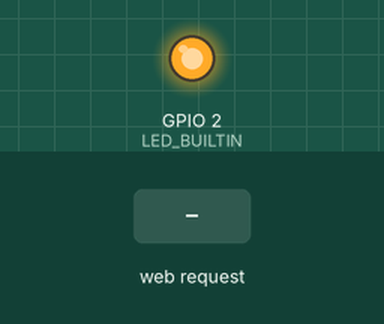
Recording of a sketch running on a simulated ESP8266 (NodeMCU). On the bench: output pins drawn as LEDs (lit = HIGH, except the on-board LED, lit = LOW). Inputs (shaded band) come from the test bench. What the sketch prints to the serial monitor is not drawn.

Above: at 1.2 s.
1.3 s: HTTP request GET /toggleLED received
At 2.2 s:
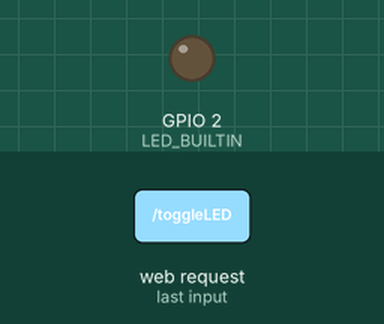
Timing chart, 0 to 4.3 s (numbered marks = the images above; inputs shaded):
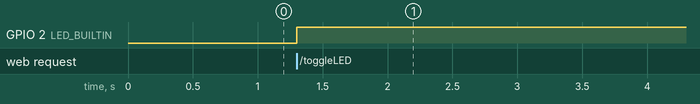

Measured:
- after the input at 1.3 s, GPIO 2 (LED_BUILTIN): LOW → HIGH at once

The sketch:

Esp8266WEBTAMAGOCHITEST.ino
```cpp
#include <ESP8266WiFi.h>
#include <ESP8266WebServer.h>

const char* ssid = "Tamagochi";
const char* password = "123nigga";

String htmlContent = R"=====(
<!DOCTYPE html>
<html lang="en">
<head>
  <meta charset="UTF-8">
  <meta name="viewport" content="width=device-width, initial-scale=1.0">
  <title>Tamagochi</title>
  <style>
            *,body{
                padding: 0px;
                margin: 0px;
                font-family: sans-serif;
            }

            .canvas{
                background-color: black;
                max-width: 100vw;
                max-height: 100vh;
                min-height: 100vh;
                color: white;
            }
            .text-c{
                text-align: center;
            }
            .cen{
                margin-left: auto;
                margin-right: auto;
            }
            .mt-20{
                margin-top: 20px;
            }


            /* CSS */
            .button-15 {
            background-image: linear-gradient(#42A1EC, #0070C9);
            border: 1px solid #0077CC;
            border-radius: 4px;
            box-sizing: border-box;
            color: #FFFFFF;
            cursor: pointer;
            direction: ltr;
            display: block;
            font-family: "SF Pro Text","SF Pro Icons","AOS Icons","Helvetica Neue",Helvetica,Arial,sans-serif;
            font-size: 17px;
            font-weight: 400;
            letter-spacing: -.022em;
            line-height: 1.47059;
            min-width: 30px;
            overflow: visible;
            padding: 4px 15px;
            text-align: center;
            vertical-align: baseline;
            user-select: none;
            -webkit-user-select: none;
            touch-action: manipulation;
            white-space: nowrap;
            }

            .button-15:disabled {
            cursor: default;
            opacity: .3;
            }

            .button-15:hover {
            background-image: linear-gradient(#51A9EE, #147BCD);
            border-color: #1482D0;
            text-decoration: none;
            }

            .button-15:active {
            background-image: linear-gradient(#3D94D9, #0067B9);
            border-color: #006DBC;
            outline: none;
            }

            .button-15:focus {
            box-shadow: rgba(131, 192, 253, 0.5) 0 0 0 3px;
            outline: none;
            }
    </style>
</head>
<body>
  <div class="canvas">
      <h1 class="text-c">Esp8266 Tamagochi</h1>
        <h2 class="text-c">Hi</h2>
        <h3 class="text-c">Wanna check on ur plant nigga?</h3>

        <h1 class="text-c mt-20">Kelembapan : {PERCENTAGE}</h1>
        <button class="cen mt-20 button-15" onclick="toggleLED()">Siram Tanaman!</button>
    </div>
    <script>
      function toggleLED() {
        var xhr = new XMLHttpRequest();
        xhr.open("GET", "/toggleLED", true);
        xhr.send();
      }
  </script>
</body>
</html>
)=====";

ESP8266WebServer server(80);
bool ledState = false;

void setup() {
  Serial.begin(9600);
  pinMode(LED_BUILTIN, OUTPUT);

  WiFi.softAP(ssid, password);
  IPAddress IP = WiFi.softAPIP();
  Serial.print("AP IP address: ");
  Serial.println(IP);

  server.on("/", HTTP_GET, []() {
    server.send(200, "text/html", htmlContent);
  });

  server.on("/toggleLED", HTTP_GET, []() {
    ledState = !ledState;
    digitalWrite(LED_BUILTIN, ledState);
    server.send(200, "text/plain", "LED toggled");
  });

  server.begin();
  Serial.println("HTTP server started");
}

void loop() {
  server.handleClient();
}
```
